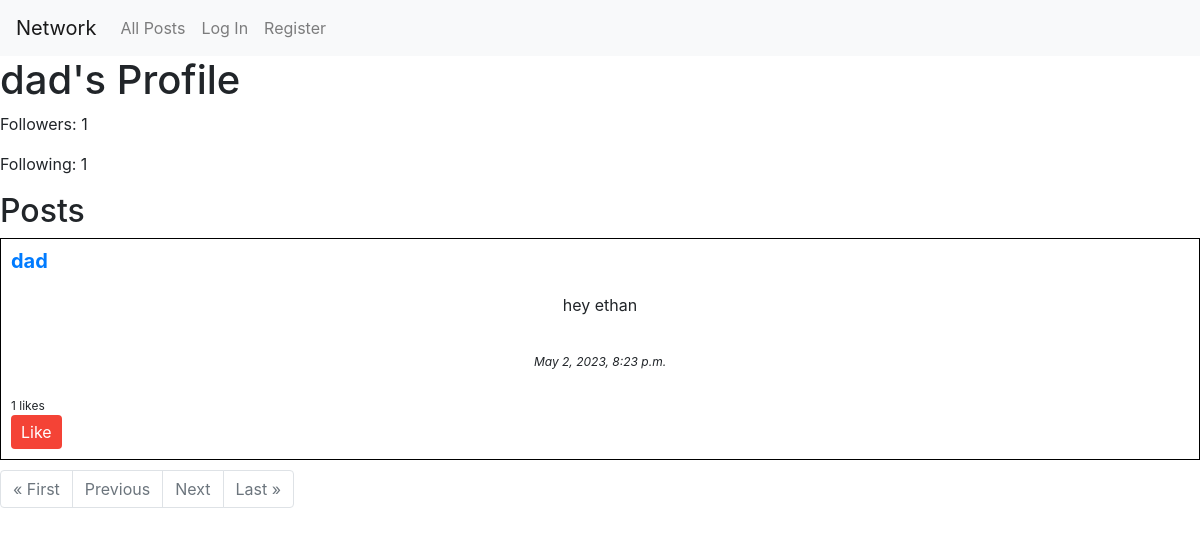
/profile/dad/, run on an earlier commit of the app's database.
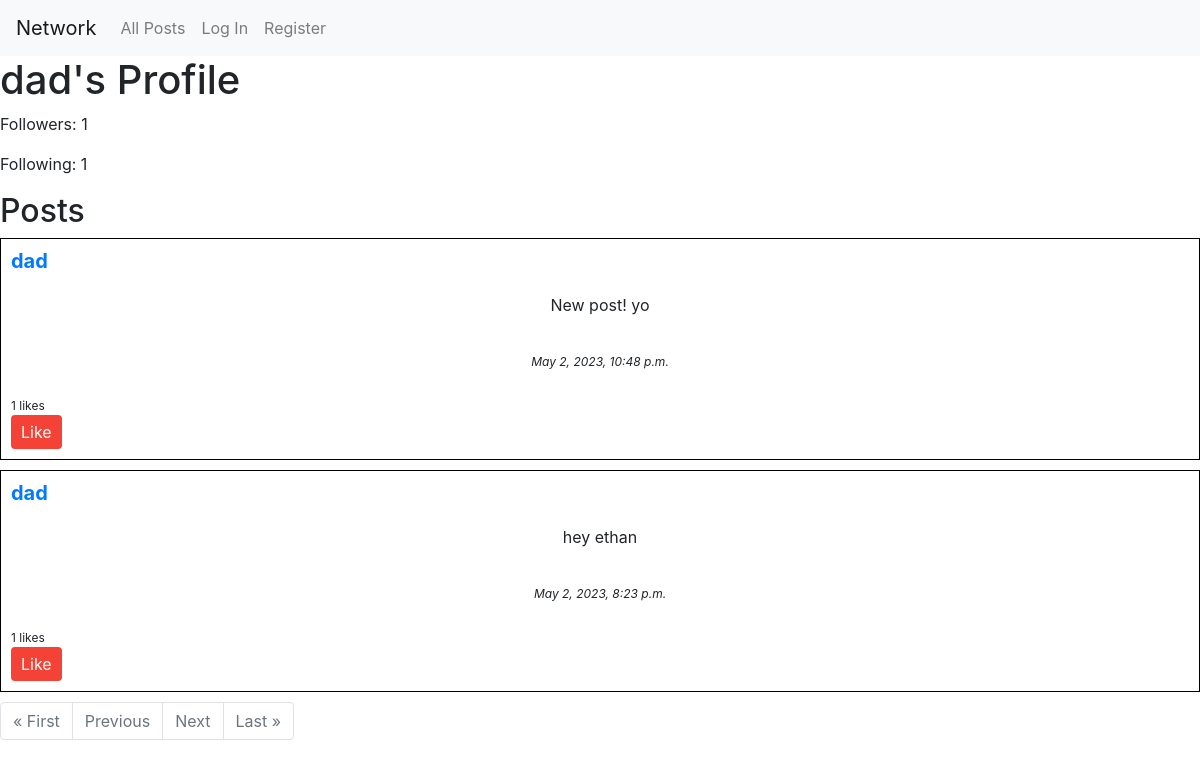
And on a later commit of the database.
### network/models.py (models this page shows, shortened)
class Profile(models.Model):
    user = models.OneToOneField(User, on_delete=models.CASCADE)
    followers = models.ManyToManyField(
        User, related_name='followed_by', blank=True)
    following = models.ManyToManyField(
        User, related_name='following', blank=True)

class User(AbstractUser):
    def save(self, *args, **kwargs):
        if not self.pk:
            super(User, self).save(*args, **kwargs)
            profile = Profile(user=self)  # Create a new Profile object
            profile.save()  # Save the Profile object
        else:
            super(User, self).save(*args, **kwargs)  # Save the user object

class Post(models.Model):
    user = models.ForeignKey(User, on_delete=models.CASCADE)
    content = models.TextField()
    timestamp = models.DateTimeField(auto_now_add=True)
    likes = models.ManyToManyField(
        User, related_name='liked_posts', blank=True)

### network/views.py (the view)
# urls.py: path('profile/<str:username>/', views.profile, name='profile'),
def profile(request, username):
    user_profile = get_object_or_404(User, username=username)
    profile = user_profile.profile
    user_posts = Post.objects.filter(user=user_profile).order_by('-timestamp')
    paginator = Paginator(user_posts, 10)
    page = request.GET.get('page')
    posts = paginator.get_page(page)
    return render(request, 'network/profile.html', {'profile': profile, 'posts': posts})

### network/templates/network/profile.html (shortened to what this page needs)
{% extends "network/layout.html" %} {% block body %}
<h1>{{ profile.user.username }}'s Profile</h1>
<p>Followers: {{ profile.followers.count }}</p>
<p>Following: {{ profile.following.count }}</p>
<h2>Posts</h2>
<div id="posts-container">
  {% for post in posts %} {% include 'network/post.html' %} {% endfor %}
</div>
<nav aria-label="Page navigation">
  <ul class="pagination">
    {% if posts.has_previous %}
    <li class="page-item">
      <a class="page-link" href="?page=1">&laquo; First</a>
    </li>
    <li class="page-item">
      <a class="page-link" href="?page={{ posts.previous_page_number }}">Previous</a>
    </li>
    {% else %}
    <li class="page-item disabled">
      <a class="page-link" href="#">&laquo; First</a>
    </li>
    <li class="page-item disabled">
      <a class="page-link" href="#">Previous</a>
    </li>
    {% endif %} {% if posts.has_next %}
    <li class="page-item">
      <a class="page-link" href="?page={{ posts.next_page_number }}">Next</a>
    </li>
    <li class="page-item">
      <a class="page-link" href="?page={{ posts.paginator.num_pages }}">Last &raquo;</a>
    </li>
    {% else %}
    <li class="page-item disabled">
      <a class="page-link" href="#">Next</a>
    </li>
    <li class="page-item disabled">
      <a class="page-link" href="#">Last &raquo;</a>
    </li>
    {% endif %}
  </ul>
</nav>
{% endblock %}

### network/templates/network/layout.html (shortened to what this page needs)
{% load static %}
<!DOCTYPE html>
<html lang="en">
  <head>
    <link
      rel="stylesheet"
      href="https://stackpath.bootstrapcdn.com/bootstrap/4.4.1/css/bootstrap.min.css"
    />
    <link href="{% static 'network/styles.css' %}" rel="stylesheet" />
  </head>
  <body>
    <nav class="navbar navbar-expand-lg navbar-light bg-light">
      <a class="navbar-brand" href="#">Network</a>
      <div>
        <ul class="navbar-nav mr-auto">
          <li class="nav-item">
            <a class="nav-link" href="{% url 'index' %}">All Posts</a>
          </li>
          {% if user.is_authenticated %}
          <li class="nav-item">
            <a class="nav-link" href="{% url 'following' %}">Following</a>
          </li>
          <li class="nav-item">
            <a class="nav-link" href="{% url 'logout' %}">Log Out</a>
          </li>
          {% else %}
          <li class="nav-item">
            <a class="nav-link" href="{% url 'login' %}">Log In</a>
          </li>
          <li class="nav-item">
            <a class="nav-link" href="{% url 'register' %}">Register</a>
          </li>
          {% endif %}
        </ul>
      </div>
    </nav>
    <div class="body">{% block body %} {% endblock %}</div>
  </body>
</html>

### network/templates/network/post.html (shortened to what this page needs)
<div class="post" data-post-id="{{ post.id }}">
  <h3><a href="{% url 'profile' post.user.username %}">{{ post.user.username }}</a></h3>
  <p id="post-content">{{ post.content }}</p>
  <p class="post-date">{{ post.timestamp|date:"F j, Y, P" }}</p>
  <div class="post-likes"><span class="like-count">{{ post.likes.count }}</span> likes</div>
  <button class="btn btn-primary like-btn" data-post-id="{{ post.id }}">Like</button>
</div>

### network/static/network/styles.css (style rules this page uses)
.post p { text-align: center; padding: 10px; }
.post { border: 1px solid black; padding: 10px; margin-bottom: 10px; }
.post h3 { font-size: 20px; font-weight: bold; margin-bottom: 10px; }
.post .post-date { font-style: italic; font-size: 12px; margin-top: 5px; }
.like-btn { background-color: #f44336; color: white; border: none; padding: 5px 10px; margin-right: 5px; cursor: pointer; }
.post-likes { font-size: 12px; margin-top: 5px; }

What changed in the data, as far as the page shows it:
added Post: user.username "dad", content "New post! yo", timestamp "May 2, 2023, 10:48 p.m.", likes.count "1"
